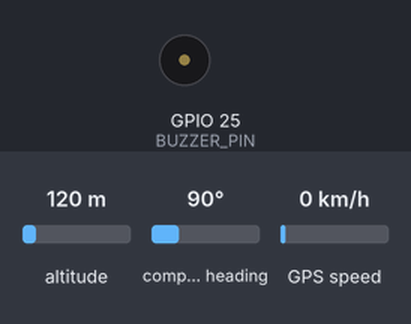
The sketch below on a simulated ESP32. Shown: buzzer (waves = sounding, pin HIGH). The inputs (shaded band) are chosen by the test bench; at power-on: altitude 120 m, compass heading 90°, GPS speed 0 km/h. WiFi joins after 1.5 s; servers stay silent unless stated; uploads are accepted with an empty reply; the GPS gets a fix after 3 s at 37.7749, -122.4194 with 8 satellites; what the sketch prints to the serial monitor is not drawn.

Above: at 1.55 s.
Timing chart, 0 to 4.5 s (numbered marks = the images above):
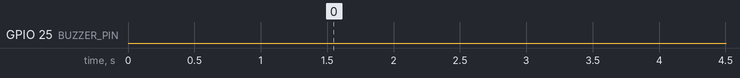

The sketch:

vehicular_iot_tracker_firebase.ino
```cpp
/*
  VEHICULAR IoT TRACKER - WiFi + Firebase version
  ESP32 DevKitC V1 + NEO-6M GPS + Buzzer (tamper alarm)
  Location is pushed to Firebase Realtime Database over WiFi.
  (No SIM800L / GSM module needed for this prototype version.)

  WIRING:
  --------------------------------------------------
  GPS NEO-6M   : TX -> ESP32 GPIO16 (RX2)   |  RX -> ESP32 GPIO17 (TX2)
  GPS VCC      : ESP32 3.3V
  Buzzer       : GPIO25 -> 1k resistor -> BC547 base -> buzzer switched to battery
  All GND pins : common ground

  LIBRARIES NEEDED (Arduino IDE > Library Manager):
  - TinyGPSPlus (by Mikal Hart)
  - (WiFi.h and HTTPClient.h come built-in with the ESP32 board package)

  FIREBASE SETUP (do this before uploading):
  1. Go to https://console.firebase.google.com -> Create a project
  2. Build > Realtime Database -> Create Database -> start in TEST MODE
     (test mode = open read/write, fine for a prototype/demo, NOT for production)
  3. Copy your database URL, looks like: https://your-project-id-default-rtdb.firebaseio.com
  4. Paste it into FIREBASE_HOST below, keeping the "/location.json" ending
*/

#include <WiFi.h>
#include <HTTPClient.h>
#include <HardwareSerial.h>
#include <TinyGPS++.h>

// ---------- USER SETTINGS ----------
const char* WIFI_SSID     = "YOUR_WIFI_OR_HOTSPOT_NAME";
const char* WIFI_PASSWORD = "YOUR_WIFI_PASSWORD";

// Replace with your actual Firebase Realtime Database URL + "/location.json"
const char* FIREBASE_HOST = "https://your-project-id-default-rtdb.firebaseio.com/location.json";

const unsigned long LOCATION_INTERVAL = 15000;   // push location every 15 sec (demo-friendly)
const float HOME_LAT = 12.9716;                  // set to your "safe parking" latitude
const float HOME_LON = 77.5946;                  // set to your "safe parking" longitude
const float GEOFENCE_RADIUS_METERS = 200.0;      // alert if vehicle moves beyond this

// ---------- PIN SETUP ----------
#define GPS_RX_PIN   16   // ESP32 GPIO16 <- GPS TX
#define GPS_TX_PIN   17   // ESP32 GPIO17 -> GPS RX
#define BUZZER_PIN   25

HardwareSerial gpsSerial(2);   // UART2 for GPS
TinyGPSPlus gps;

unsigned long lastPush = 0;
bool geofenceAlertSent = false;

// ---------- SETUP ----------
void setup() {
  Serial.begin(115200);
  gpsSerial.begin(9600, SERIAL_8N1, GPS_RX_PIN, GPS_TX_PIN);

  pinMode(BUZZER_PIN, OUTPUT);
  digitalWrite(BUZZER_PIN, LOW);

  connectToWiFi();

  Serial.println("Setup complete. Waiting for GPS fix...");
}

// ---------- MAIN LOOP ----------
void loop() {
  // Continuously feed GPS data to the parser
  while (gpsSerial.available() > 0) {
    gps.encode(gpsSerial.read());
  }

  // Reconnect WiFi automatically if it drops
  if (WiFi.status() != WL_CONNECTED) {
    connectToWiFi();
  }

  // Every LOCATION_INTERVAL, push current location to Firebase
  if (millis() - lastPush >= LOCATION_INTERVAL) {
    lastPush = millis();
    if (gps.location.isValid()) {
      pushLocationToFirebase();
      checkGeofence();
    } else {
      Serial.println("Waiting for valid GPS fix... (try near a window/outdoors)");
    }
  }
}

// ---------- CONNECT TO WIFI ----------
void connectToWiFi() {
  Serial.print("Connecting to WiFi: ");
  Serial.println(WIFI_SSID);
  WiFi.begin(WIFI_SSID, WIFI_PASSWORD);

  int attempts = 0;
  while (WiFi.status() != WL_CONNECTED && attempts < 20) {
    delay(500);
    Serial.print(".");
    attempts++;
  }

  if (WiFi.status() == WL_CONNECTED) {
    Serial.println("\nWiFi connected. IP address: " + WiFi.localIP().toString());
  } else {
    Serial.println("\nWiFi connection failed. Will retry in loop().");
  }
}

// ---------- PUSH LOCATION TO FIREBASE ----------
void pushLocationToFirebase() {
  if (WiFi.status() != WL_CONNECTED) return;

  float lat = gps.location.lat();
  float lon = gps.location.lng();
  float spd = gps.speed.isValid() ? gps.speed.kmph() : 0;

  HTTPClient http;
  http.begin(FIREBASE_HOST);
  http.addHeader("Content-Type", "application/json");

  String payload = "{";
  payload += "\"lat\":" + String(lat, 6) + ",";
  payload += "\"lng\":" + String(lon, 6) + ",";
  payload += "\"speed_kmph\":" + String(spd, 1) + ",";
  payload += "\"timestamp\":" + String(millis());
  payload += "}";

  int httpResponseCode = http.PUT(payload);   // PUT overwrites the /location.json object each time

  if (httpResponseCode > 0) {
    Serial.println("Firebase updated: " + payload);
  } else {
    Serial.println("Firebase push failed, error: " + String(httpResponseCode));
  }

  http.end();
}

// ---------- GEOFENCE CHECK ----------
void checkGeofence() {
  float distance = distanceBetween(gps.location.lat(), gps.location.lng(), HOME_LAT, HOME_LON);

  if (distance > GEOFENCE_RADIUS_METERS) {
    if (!geofenceAlertSent) {
      Serial.println("Geofence breached! Distance: " + String(distance) + " m");
      triggerBuzzer(3);   // 3 short beeps
      geofenceAlertSent = true;
    }
  } else {
    geofenceAlertSent = false;   // reset once back inside the safe zone
  }
}

// ---------- DISTANCE CALCULATION (Haversine formula) ----------
float distanceBetween(float lat1, float lon1, float lat2, float lon2) {
  const float R = 6371000; // Earth radius in meters
  float dLat = radians(lat2 - lat1);
  float dLon = radians(lon2 - lon1);
  float a = sin(dLat / 2) * sin(dLat / 2) +
            cos(radians(lat1)) * cos(radians(lat2)) *
            sin(dLon / 2) * sin(dLon / 2);
  float c = 2 * atan2(sqrt(a), sqrt(1 - a));
  return R * c;
}

// ---------- BUZZER CONTROL ----------
void triggerBuzzer(int beeps) {
  for (int i = 0; i < beeps; i++) {
    digitalWrite(BUZZER_PIN, HIGH);
    delay(300);
    digitalWrite(BUZZER_PIN, LOW);
    delay(300);
  }
}
```

Measured:
- by itself, GPIO 25 (BUZZER_PIN): LOW → HIGH at 15.2 s, → LOW 0.30 s later, → HIGH 0.30 s later, → LOW 0.30 s later, … (6 changes in this stretch)
